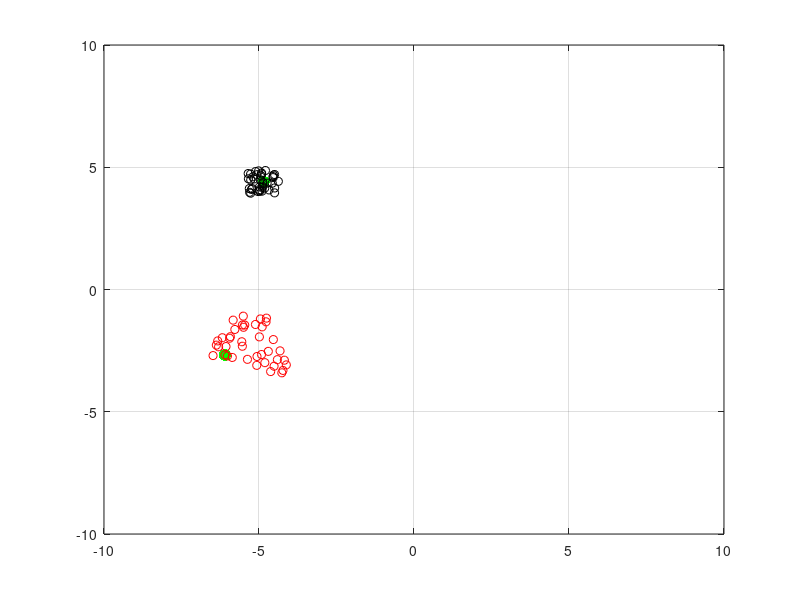

Here is the MATLAB script that generated this plot:
%% Header
clc
clear all

%% Ex 2.1

xs = rand(1,100)*20-10;
ys = rand(1,100)*10-5;


plot(xs,ys,'.g')



%% Ex 2.2
clc
clear all
close all

x = rand(1,1)*20-10;
y = rand(1,1)*10-5;


plot(x,y,'.g', 'MarkerSize',26)
hold on

vmax = 0.5;

tx = rand(1,40)*2*vmax-vmax;
ty = rand(1,40)*2*vmax-vmax;

xs = x + tx;
ys = y + ty;

plot(xs, ys, 'ok')


%% Ex 2.3
clc
clear all
close all

x0 = rand(1,1)*20-10;
y0 = rand(1,1)*10-5;


h = plot(x0,y0,'.g', 'MarkerSize',26);
hold on
axis([-10 10 -10 10]); %axis([xmin xmax ymin ymax])
grid on

vmax = 0.5;
x = x0; 
y = y0;
for i=1:40

    tx = rand()*2*vmax-vmax;
    % tx = 0.5;
    ty = rand()*2*vmax-vmax;
    x = x + tx;
    y = y + ty;
    plot(x,y, 'ro')% desenhar o rasto de movimento

    % Desenhar o jogador verde na posição atual
    set(h, 'XData', x, 'YData',y )
    

    pause(0.1)

end